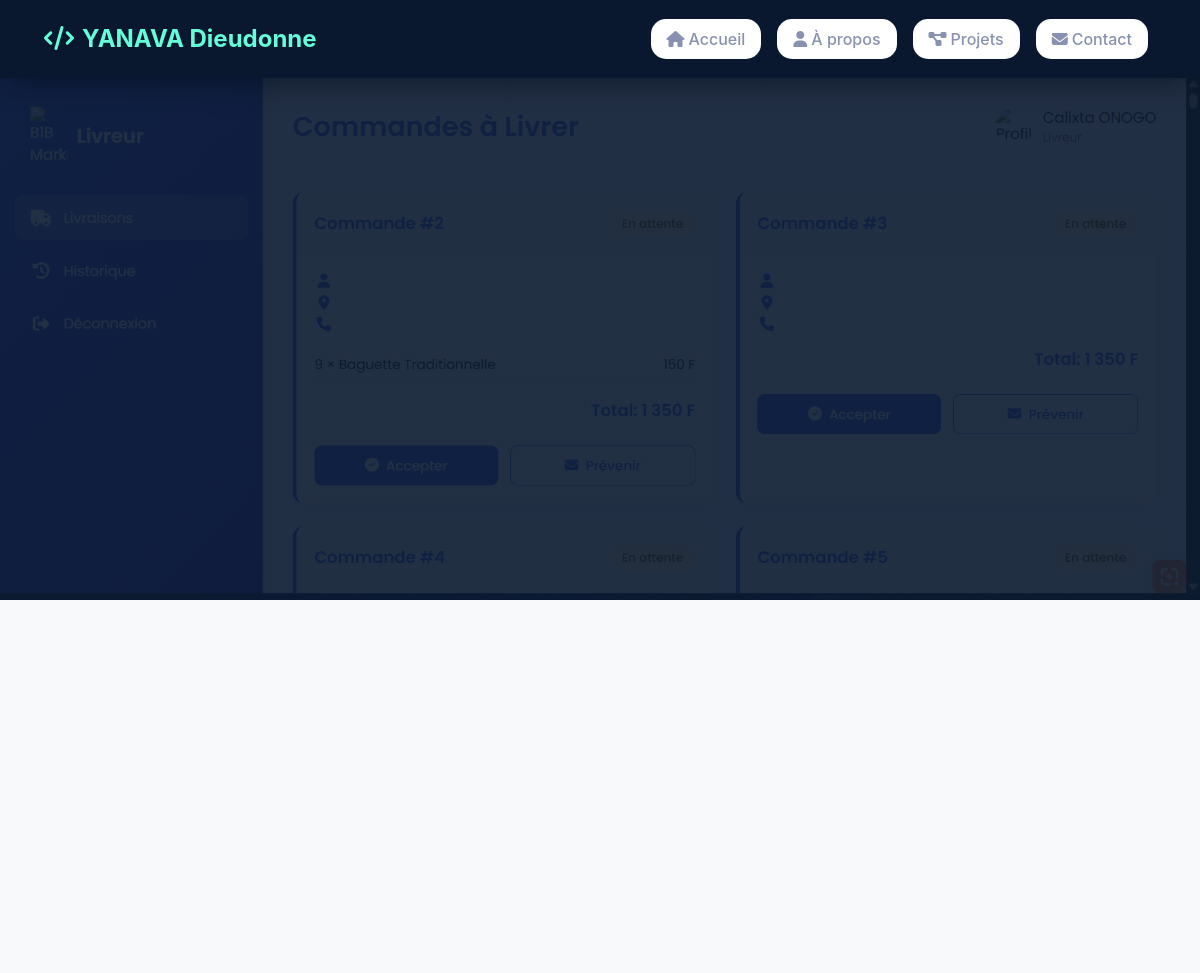
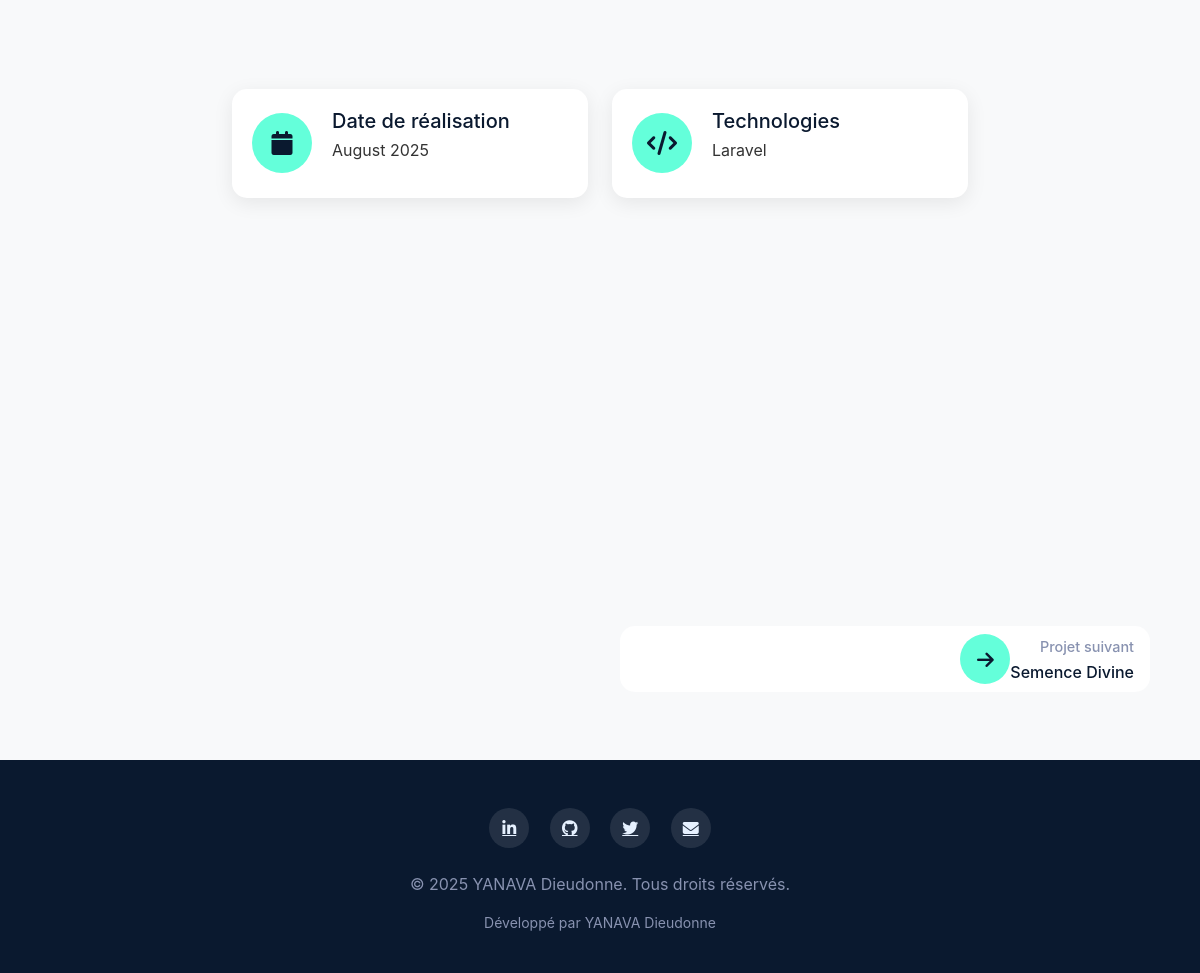
/project/1/, run on the app's committed database (2 pictures, top to bottom).
### portfolio/models.py (models this page shows, shortened)
class Project(models.Model):
    title = models.CharField(max_length=200)
    description = models.TextField()
    technology = models.CharField(max_length=100)
    image = models.ImageField(upload_to='project_images/')
    project_url = models.URLField(blank=True)
    github_url = models.URLField(blank=True)
    created_at = models.DateTimeField(auto_now_add=True)

### portfolio/views.py (the view)
# urls.py: path('project/<int:project_id>/', views.project_detail, name='project_detail'),
def project_detail(request, project_id):
    project = get_object_or_404(Project, id=project_id)
    previous_project = Project.objects.filter(created_at__lt=project.created_at).order_by('-created_at').first()
    next_project = Project.objects.filter(created_at__gt=project.created_at).order_by('created_at').first()
    return render(request, 'project_detail.html', {
        'project': project,
        'previous_project': previous_project,
        'next_project': next_project
    })

### portfolio/templates/project_detail.html (shortened to what this page needs)
{% extends 'base.html' %}
{% load static %}
{% block content %}
<section class="project-detail-hero" style="background: linear-gradient(rgba(10, 25, 47, 0.9), rgba(10, 25, 47, 0.9)), url('{{ project.image.url }}'); background-size: cover; background-position: center;">
    <div class="container">
        <div class="row min-vh-50 align-items-center">
        </div>
    </div>
</section>
<section class="py-6">
    <div class="container">
        <div class="row">
            <div class="col-lg-8 mx-auto">
                <div class="project-content">
                    <div class="project-details">
                        <div class="row mb-5">
                            <div class="col-md-6">
                                <div class="detail-card">
                                    <div class="detail-icon">
                                        <i class="fas fa-calendar"></i>
                                    </div>
                                    <div class="detail-content">
                                        <h5>Date de réalisation</h5>
                                        <p>{{ project.created_at|date:"F Y" }}</p>
                                    </div>
                                </div>
                            </div>
                            <div class="col-md-6">
                                <div class="detail-card">
                                    <div class="detail-icon">
                                        <i class="fas fa-code"></i>
                                    </div>
                                    <div class="detail-content">
                                        <h5>Technologies</h5>
                                        <p>{{ project.technology }}</p>
                                    </div>
                                </div>
                            </div>
                        </div>
                    </div>
                </div>
            </div>
        </div>
    </div>
</section>
<section class="py-5 bg-light">
    <div class="container">
        <div class="project-navigation">
            <div class="row">
                <div class="col-6">
                </div>
                <div class="col-6 text-end">
                    {% if next_project %}
                    <a href="{% url 'project_detail' next_project.id %}" class="nav-link nav-link-next">
                        <div class="nav-content">
                            <span>Projet suivant</span>
                            <h6>{{ next_project.title }}</h6>
                        </div>
                        <div class="nav-arrow">
                            <i class="fas fa-arrow-right"></i>
                        </div>
                    </a>
                    {% endif %}
                </div>
            </div>
        </div>
    </div>
</section>
{% endblock %}

### portfolio/templates/base.html (style rules this page uses)
:root { --primary-color: #0a192f; --secondary-color: #112240; --accent-color: #64ffda; --text-primary: #e6f1ff; --text-secondary: #8892b0; --light-bg: #f8f9fa; --transition: all 0.25s cubic-bezier(0.645, 0.045, 0.355, 1); }
body { font-family: 'Calibre', 'Inter', 'San Francisco', 'SF Pro Text', -apple-system, system-ui, sans-serif; background-color: var(--light-bg); color: #333; padding-bottom: 70px; }
.nav-link { color: var(--text-secondary) !important; font-weight: 500; margin: 0 0.5rem; padding: 0.5rem 1rem !important; border-radius: 4px; transition: var(--transition); position: relative; }
.nav-link::after { content: ''; position: absolute; bottom: 0; left: 50%; width: 0; height: 2px; background: var(--accent-color); transition: var(--transition); transform: translateX(-50%); }
@media (min-width: 992px) { body { padding-bottom: 0; } }

### portfolio/templates/project_detail.html (style rules this page uses)
.min-vh-50 { min-height: 50vh; }
.project-detail-hero { padding: 120px 0 80px; position: relative; overflow: hidden; }
.detail-card { display: flex; align-items: center; padding: 20px; background: white; border-radius: 15px; box-shadow: 0 5px 20px rgba(0, 0, 0, 0.08); transition: transform 0.3s ease; height: 100%; }
.detail-icon { width: 60px; height: 60px; border-radius: 50%; background: var(--accent-color); color: var(--primary-color); display: flex; align-items: center; justify-content: center; font-size: 1.5rem; margin-right: 20px; flex-shrink: 0; }
.detail-content h5 { color: var(--primary-color); margin-bottom: 5px; }
.project-navigation { padding: 20px 0; }
.nav-link { display: flex; align-items: center; padding: 20px; background: white; border-radius: 15px; text-decoration: none; color: inherit; transition: all 0.3s ease; height: 100%; }
.nav-link-next { text-align: right; flex-direction: row-reverse; }
.nav-arrow { width: 50px; height: 50px; border-radius: 50%; background: var(--accent-color); color: var(--primary-color); display: flex; align-items: center; justify-content: center; font-size: 1.2rem; flex-shrink: 0; }
.nav-content span { font-size: 0.9rem; color: var(--text-secondary); display: block; margin-bottom: 5px; }
.nav-content h6 { margin: 0; color: var(--primary-color); }

### data on the page
Project: image (picture), created_at "August 2025", technology "Laravel"
Project: title "Semence Divine"
